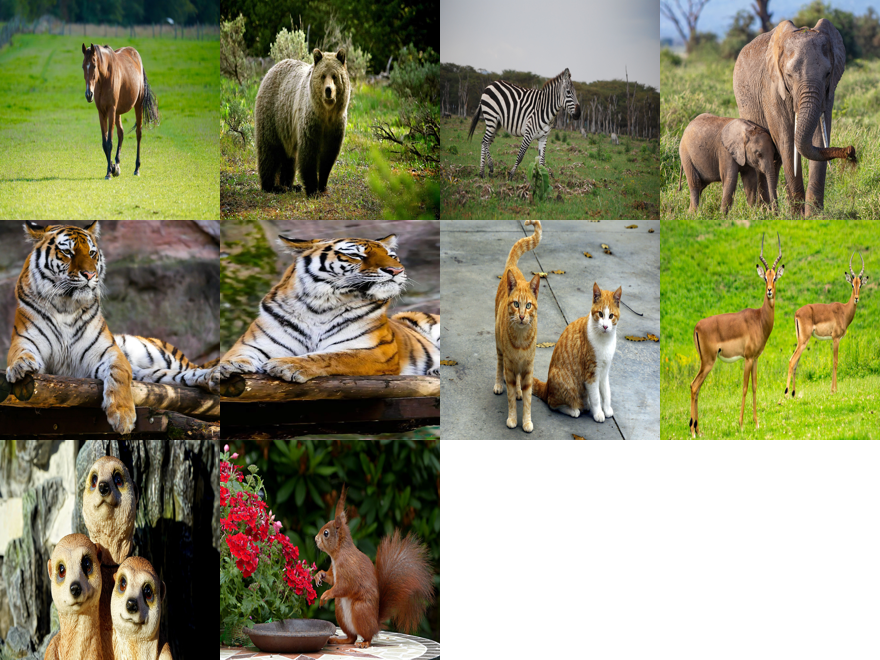

The Python source for this figure:
from pathlib import Path
from math import ceil, sqrt
from PIL import Image

folder = Path(__file__).resolve().parent
image_extensions = {".jpg", ".jpeg", ".jfif", ".png", ".webp", ".bmp", ".gif"}

images = []
for file in sorted(folder.iterdir()):
    if file.is_file() and file.suffix.lower() in image_extensions:
        try:
            img = Image.open(file).convert("RGBA")
            images.append((file.name, img))
        except Exception as e:
            print(f"Could not open {file.name}: {e}")

if not images:
    print("No images found in the folder.")
else:
    size = 220
    cols = ceil(sqrt(len(images)))
    rows = ceil(len(images) / cols)

    canvas_width = cols * size
    canvas_height = rows * size
    canvas = Image.new("RGBA", (canvas_width, canvas_height), (255, 255, 255, 255))

    x = 0
    y = 0
    for index, (name, img) in enumerate(images):
        img = img.resize((size, size))
        canvas.paste(img, (x, y), img)
        print(f"Converted and added {name} to the combined PNG file")

        x += size
        if (index + 1) % cols == 0:
            x = 0
            y += size

    output_path = folder / "image.png"
    canvas.save(output_path)
    print(f"Saved combined image to: {output_path}")
    canvas.show()
